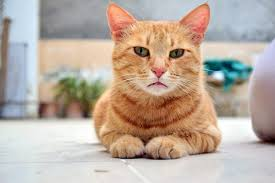
#> input picture Lab06/images/cat.jpg, 275 x 183 px, found by its file name
$ jupyter execute 1_Drawing_a_Bounding_Box_with_OpenCV.ipynb   (shell and % lines are left out)
#> lines starting #> are read from the running program, lines starting #| are printed output that depends on the picture
# **Tutorial:** Drawing a Bounding Box with OpenCV

In this tutorial, you will learn how to use the OpenCV library in Python to load an image and draw a bounding box around an object. This is a fundamental step before moving on to object detection with YOLO.

### **Step 1: Install OpenCV**

If you don't have OpenCV installed, you can install it using pip:

[cell 1]
# %pip install --upgrade opencv-python
# %pip install --upgrade matplotlib

Verify the installed version number:

### **Step 2: Import Required Libraries**

Import the libraries you will use:

[cell 2]
import cv2
from matplotlib import pyplot as plt

### **Step 3: Load the Image**

Use OpenCV's `imread` function to load your image.

Replace the path with the location of your image file.

[cell 3]
# Load the image (change the path to your image file)
image_bgr = cv2.imread(r'D:\Archivos de Usuario\Documents\Artificial-Intelligence\Lab06\images\cat.jpg')
#> image_bgr is the input picture: shape (183, 275, 3); mean B, G, R 160.8, 172.9, 187.6

[cell 4]
# Print the shape of the image (height, width, channels)
print('Image shape:', image_bgr.shape)
#| Image shape: (183, 275, 3)

### **Step 4: Show the image**

[cell 5]
# Convert BGR to RGB for displaying with matplotlib
image_rgb = cv2.cvtColor(image_bgr, cv2.COLOR_BGR2RGB)

# Display the image
plt.imshow(image_rgb)
plt.show()

### **Step 5: Draw the Bounding Box**

To draw a bounding box, use OpenCV's `rectangle` function.

You need to specify the coordinates of the **top-left** point $(x1, y1)$ and the **bottom-right** point $(x2, y2)$ of the bounding box.

The coordinates should be within the image dimensions

[cell 6]
x1, y1 = 90, 0  # Top-left corner
x2, y2 = 230, 160  # Bottom-right corner

# Draw the bounding box on the input image using cv2.rectangle
# Arguments: image, (x1, y1), (x2, y2), bounding box color in BGR, thickness
image_bgr_box = cv2.rectangle(image_bgr, (x1, y1), (x2, y2), (0, 255, 0), 15)  # Green box, thickness 15
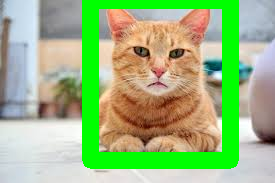
#> image_bgr_box: shape (183, 275, 3); mean B, G, R 129.9, 186, 155.6

### **Step 6: Display the Image**

Finally, use matplotlib to display the image with the bounding box.

[cell 7]
# Convert the image from BGR (OpenCV format) to RGB (matplotlib format)
image_rgb_box = cv2.cvtColor(image_bgr_box, cv2.COLOR_BGR2RGB)

# Display the image
plt.imshow(image_rgb_box)
plt.show()

You should now see your image with a bounding box drawn around the object.

You can adjust the bounding box coordinates as needed to fit the object you want to highlight.

### **Activity:**

1. Load an image containing **at least two different objects** using `cv2.imread`.

[cell 8]
activity_img_bgr = cv2.imread(r'D:\Archivos de Usuario\Documents\Artificial-Intelligence\Lab06\images\pizza_burger.jpg')
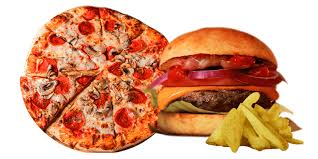
#> input picture Lab06/images/pizza_burger.jpg, 318 x 159 px, found by its file name
#> activity_img_bgr is the input picture: shape (159, 318, 3); mean B, G, R 133.9, 163, 216.9

print('Activity image shape:', activity_img_bgr.shape)
#| Activity image shape: (159, 318, 3)

activity_img_rgb = cv2.cvtColor(activity_img_bgr, cv2.COLOR_BGR2RGB)
plt.imshow(activity_img_rgb)
plt.show()

2. Draw **different colored bounding boxes** around each object. Use a **line thickness** of 5 for both bounding boxes.

[cell 9]
# Object 1: Pizza
x1a, y1a = 10, 10      # Top-left corner
x2a, y2a = 160, 154    # Bottom-right corner

# Object 2: Burger
x1b, y1b = 165, 30     # Top-left corner
x2b, y2b = 290, 140    # Bottom-right corner

# Draw boxes with thickness 5 and different colors
img_boxes_bgr = activity_img_bgr.copy()
img_boxes_bgr = cv2.rectangle(img_boxes_bgr, (x1a, y1a), (x2a, y2a), (0, 255, 0), 5)   # green box (pizza)
img_boxes_bgr = cv2.rectangle(img_boxes_bgr, (x1b, y1b), (x2b, y2b), (255, 0, 0), 5)   # blue box (burger)

3. Add **text labels** above each bounding box (e.g., “Cat”, “Ball”, etc.) using `cv2.putText`.

[cell 10]
cv2.putText(img_boxes_bgr, "Pizza",  (x1a + 5, y1a + 20),
            cv2.FONT_HERSHEY_SIMPLEX, 0.6, (0, 255, 0), 2, cv2.LINE_AA)

cv2.putText(img_boxes_bgr, "Burger", (x1b + 5, y1b + 20),
            cv2.FONT_HERSHEY_SIMPLEX, 0.6, (255, 0, 0), 2, cv2.LINE_AA)
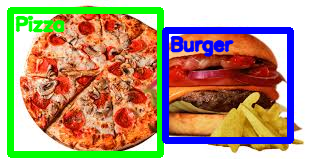
#> img_boxes_bgr: shape (159, 318, 3); mean B, G, R 125.9, 152.8, 179.1

4. Display the **resulting image**.

[cell 11]
img_boxes_rgb = cv2.cvtColor(img_boxes_bgr, cv2.COLOR_BGR2RGB)
plt.imshow(img_boxes_rgb)
plt.show()
